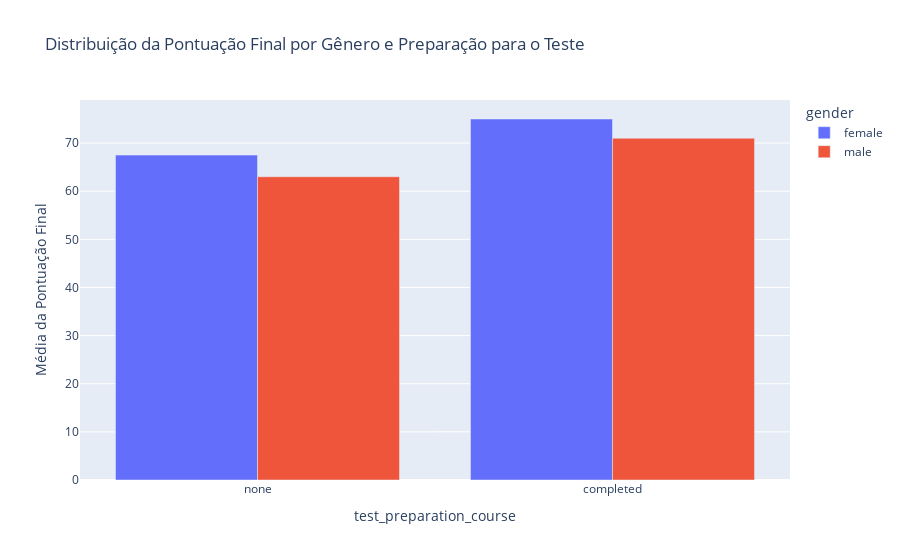

Here is the notebook cell this chart was saved with:
### Code cell
df_gender_groupeb_test_preparation = df.groupby(['gender', 'test_preparation_course'])['final_score_avg'].median().reset_index()

fig = px.bar(df_gender_groupeb_test_preparation, 
             x='test_preparation_course', 
             y='final_score_avg', 
             color='gender', 
             title='Distribuição da Pontuação Final por Gênero e Preparação para o Teste', 
             labels={'final_score_avg': 'Média da Pontuação Final'}, 
             barmode='group',
             category_orders={'test_preparation_course': ['none', 'completed']})

fig.show()

### Figure 1 — Plotly figure (JSON) as saved in the notebook; plotly's stock layout.template omitted (floating-point values rounded to 4 significant figures)
{"data": [{"alignmentgroup": "True", "hovertemplate": "gender=female<br>test_preparation_course=%{x}<br>Média da Pontuação Final=%{y}<extra></extra>", "legendgroup": "female", "marker": {"color": "#636efa", "pattern": {"shape": ""}}, "name": "female", "offsetgroup": "female", "orientation": "v", "showlegend": true, "textposition": "auto", "type": "bar", "x": ["completed", "none"], "xaxis": "x", "y": [75, 67.5], "yaxis": "y"}, {"alignmentgroup": "True", "hovertemplate": "gender=male<br>test_preparation_course=%{x}<br>Média da Pontuação Final=%{y}<extra></extra>", "legendgroup": "male", "marker": {"color": "#EF553B", "pattern": {"shape": ""}}, "name": "male", "offsetgroup": "male", "orientation": "v", "showlegend": true, "textposition": "auto", "type": "bar", "x": ["completed", "none"], "xaxis": "x", "y": [71, 63], "yaxis": "y"}], "layout": {"barmode": "group", "legend": {"title": {"text": "gender"}, "tracegroupgap": 0}, "title": {"text": "Distribuição da Pontuação Final por Gênero e Preparação para o Teste"}, "xaxis": {"anchor": "y", "categoryarray": ["none", "completed"], "categoryorder": "array", "domain": [0, 1], "title": {"text": "test_preparation_course"}}, "yaxis": {"anchor": "x", "domain": [0, 1], "title": {"text": "Média da Pontuação Final"}}}}
